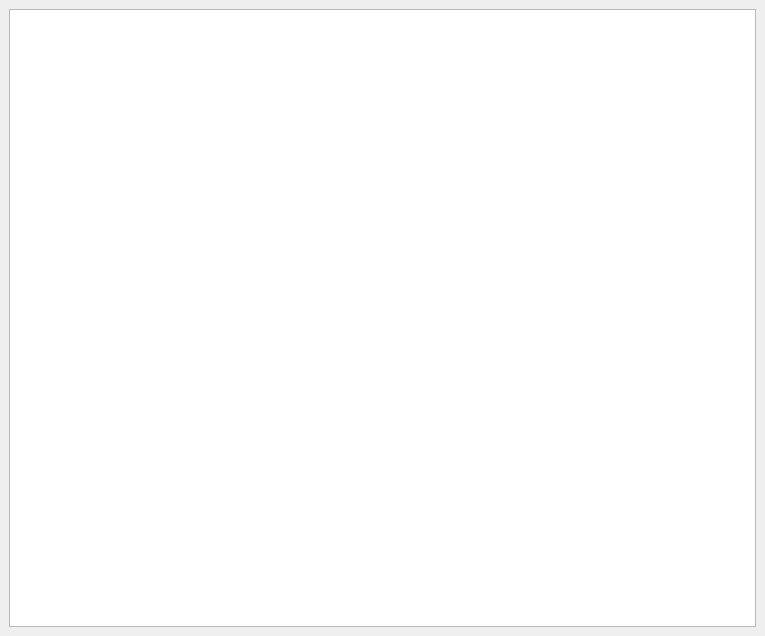
<?xml version="1.0" encoding="UTF-8"?>
<ui version="4.0">
 <class>MainWindow</class>
 <widget class="QMainWindow" name="MainWindow">
  <property name="geometry">
   <rect>
    <x>0</x>
    <y>0</y>
    <width>765</width>
    <height>636</height>
   </rect>
  </property>
  <property name="windowTitle">
   <string>Редактор фильмов</string>
  </property>
  <widget class="QWidget" name="centralwidget">
   <layout class="QVBoxLayout" name="verticalLayout">
    <item>
     <widget class="QTableWidget" name="tableWidget">
      <property name="editTriggers">
       <set>QAbstractItemView::NoEditTriggers</set>
      </property>
      <property name="selectionBehavior">
       <enum>QAbstractItemView::SelectRows</enum>
      </property>
     </widget>
    </item>
   </layout>
  </widget>
 </widget>
 <resources/>
 <connections/>
</ui>
